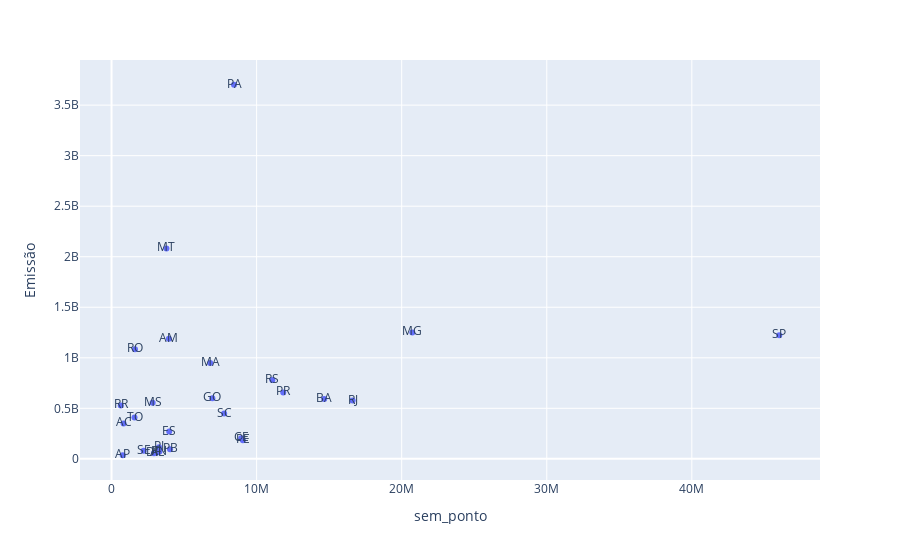

Notebook code cell kept with this figure:
### Code cell
px.scatter(data_frame=dados_agrupados, x='sem_ponto', y='Emissão', text='Estado')

### Figure 1 — Plotly figure (JSON) as saved in the notebook; plotly's stock layout.template omitted (floating-point values rounded to 4 significant figures)
{"data": [{"hovertemplate": "sem_ponto=%{x}<br>Emissão=%{y}<br>Estado=%{text}<extra></extra>", "legendgroup": "", "marker": {"color": "#636efa", "symbol": "circle"}, "mode": "markers+text", "name": "", "orientation": "v", "showlegend": false, "text": ["AC", "AL", "AM", "AP", "BA", "CE", "DF", "ES", "GO", "MA", "MG", "MS", "MT", "PA", "PB", "PE", "PI", "PR", "RJ", "RN", "RO", "RR", "RS", "SC", "SE", "SP", "TO"], "type": "scatter", "x": [829780, 3125254, 3952262, 774268, 14659023, 8936431, 2923369, 3975100, 6950976, 6800605, 20732660, 2833742, 3784239, 8442962, 4030961, 9051113, 3270174, 11835379, 16615526, 3303953, 1616379, 634805, 11088065, 7762154, 2211868, 46024937, 1584306], "xaxis": "x", "y": [350500000.0, 62610000.0, 1190000000.0, 35680000.0, 593200000.0, 203500000.0, 56690000.0, 269800000.0, 600800000.0, 947600000.0, 1251000000.0, 555100000.0, 2082000000.0, 3702000000.0, 95330000.0, 183600000.0, 114700000.0, 656800000.0, 576700000.0, 72240000.0, 1084000000.0, 528200000.0, 781500000.0, 448400000.0, 81190000.0, 1223000000.0, 408200000.0], "yaxis": "y"}], "layout": {"legend": {"tracegroupgap": 0}, "margin": {"t": 60}, "xaxis": {"anchor": "y", "domain": [0, 1], "title": {"text": "sem_ponto"}}, "yaxis": {"anchor": "x", "domain": [0, 1], "title": {"text": "Emissão"}}}}
